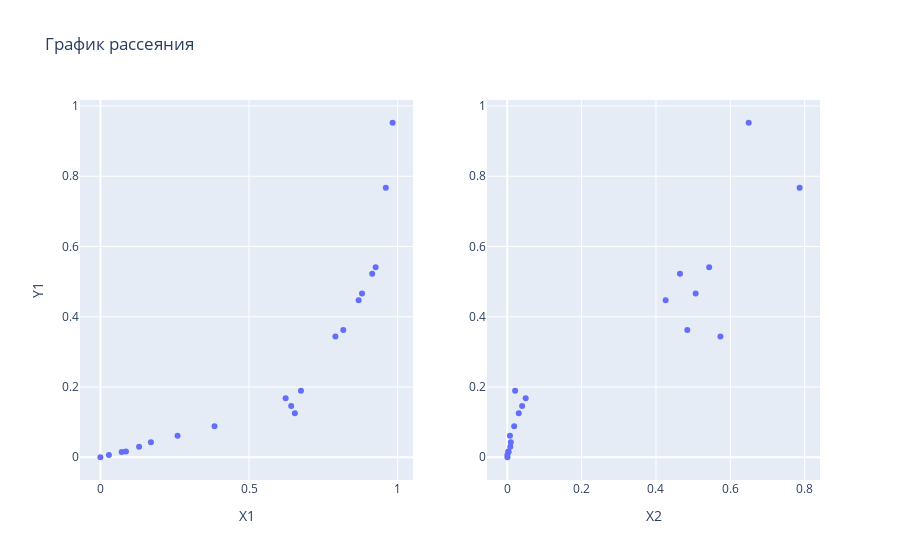

The cell this chart's notebook holds for it:
### Code cell
fig = make_subplots(rows=1, cols=2)
fig.update_yaxes(title_text='Y1', row=1, col=1)

fig.add_trace(px.scatter(x=x1_test, y=y1_test).data[0], row=1, col=1)
fig.update_xaxes(title_text='X1', row=1, col=1)

fig.add_trace(px.scatter(x=x2_test, y=y1_test).data[0], row=1, col=2)
fig.update_xaxes(title_text='X2', row=1, col=2)

fig.update_layout(title_text="График рассеяния")
fig.show()

### Figure 1 — Plotly figure (JSON) as saved in the notebook; plotly's stock layout.template omitted (floating-point values rounded to 4 significant figures)
{"data": [{"hovertemplate": "x=%{x}<br>y=%{y}<extra></extra>", "legendgroup": "", "marker": {"color": "#636efa", "symbol": "circle"}, "mode": "markers", "name": "", "orientation": "v", "showlegend": false, "type": "scatter", "x": [0.7905, 0.6231, 0.9828, 0.1301, 0.9142, 0.9257, 0.817, 0.6417, 0.07161, 0, 0.3838, 0.88, 0.6746, 0.2595, 0.6541, 0.02863, 0.17, 0.08589, 0.96, 0.8685], "xaxis": "x", "y": [0.3435, 0.1677, 0.9523, 0.02999, 0.5222, 0.5412, 0.3622, 0.1459, 0.0147, 0, 0.08841, 0.4659, 0.1895, 0.06112, 0.1255, 0.006149, 0.04263, 0.0166, 0.7673, 0.4469], "yaxis": "y"}, {"hovertemplate": "x=%{x}<br>y=%{y}<extra></extra>", "legendgroup": "", "marker": {"color": "#636efa", "symbol": "circle"}, "mode": "markers", "name": "", "orientation": "v", "showlegend": false, "type": "scatter", "x": [0.5733, 0.04961, 0.6494, 0.008248, 0.4646, 0.5431, 0.4843, 0.0401, 0.003812, 0.0005491, 0.0187, 0.5068, 0.02127, 0.007276, 0.03105, 0.0004511, 0.009587, 0.002757, 0.7863, 0.426], "xaxis": "x2", "y": [0.3435, 0.1677, 0.9523, 0.02999, 0.5222, 0.5412, 0.3622, 0.1459, 0.0147, 0, 0.08841, 0.4659, 0.1895, 0.06112, 0.1255, 0.006149, 0.04263, 0.0166, 0.7673, 0.4469], "yaxis": "y2"}], "layout": {"title": {"text": "График рассеяния"}, "xaxis": {"anchor": "y", "domain": [0, 0.45], "title": {"text": "X1"}}, "xaxis2": {"anchor": "y2", "domain": [0.55, 1], "title": {"text": "X2"}}, "yaxis": {"anchor": "x", "domain": [0, 1], "title": {"text": "Y1"}}, "yaxis2": {"anchor": "x2", "domain": [0, 1]}}}
